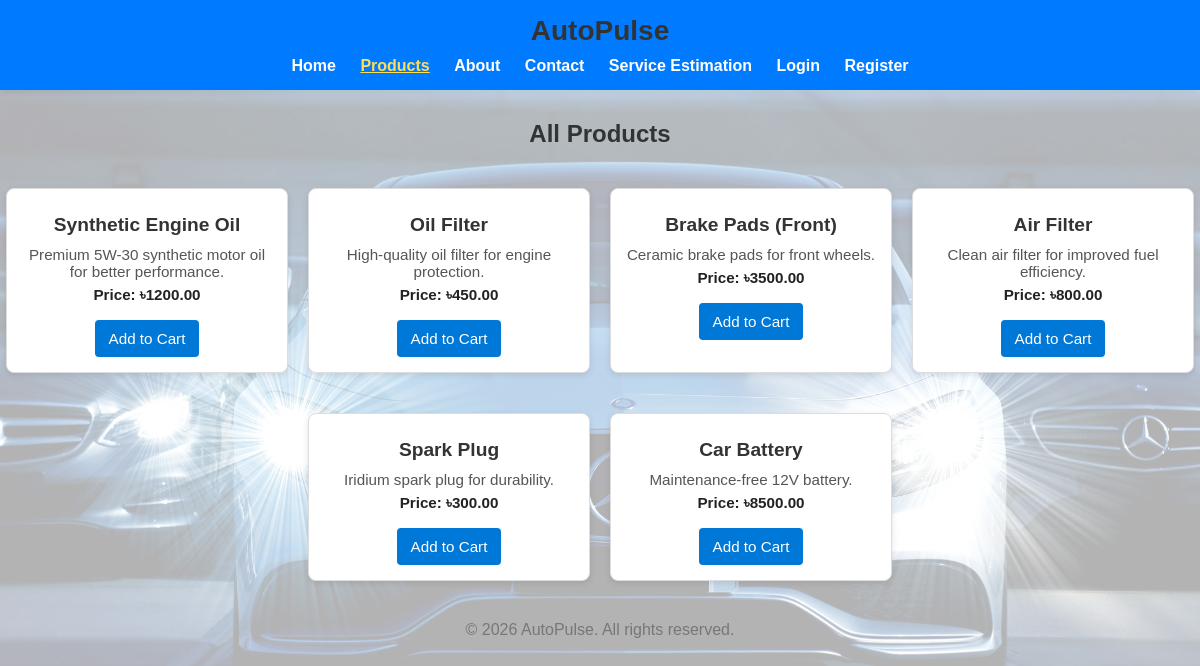
Screenshot of /Guest/public/index.php?page=products with the database file from the repository.
### tables this page shows
CREATE TABLE `parts` (
  `id` int(11) NOT NULL,
  `name` varchar(100) NOT NULL,
  `description` text DEFAULT NULL,
  `price` decimal(10,2) NOT NULL,
  `stock` int(11) DEFAULT 100,
  `image_url` varchar(255) DEFAULT NULL,
  `created_at` timestamp NOT NULL DEFAULT current_timestamp()
);

### Guest/app/controllers/ProductController.php (called while the page is built)
<?php
require_once __DIR__ . '/../models/PartsModel.php';
class ProductController
{
    public function index()
    {
        $model = new PartsModel();
        $products = $model->getAll();
        require_once __DIR__ . '/../views/products.php';
    }
}

### Guest/app/models/PartsModel.php (called while the page is built, shortened)
<?php
class PartsModel
{
    public function getAll()
    {
        $db = getDB();
        $stmt = $db->query('SELECT * FROM parts');
        return $stmt->fetchAll(PDO::FETCH_ASSOC);
    }
}

### Guest/app/views/products.php (the view, shortened to what this page needs)
<?php require_once 'header.php'; ?>
<link rel="stylesheet" href="<?php echo BASE_URL; ?>CSS/products.css">
<h2 style="text-align:center; margin-top:30px;">All Products</h2>
<div id="products">
    <?php foreach ($products as $product): ?>
        <div class="product">
            <h3><?php echo htmlspecialchars($product['name']); ?></h3>
            <p><?php echo htmlspecialchars($product['description']); ?></p>
            <p>Price: ৳<?php echo $product['price']; ?></p>
            <button onclick="addToCart(<?php echo $product['id']; ?>)">Add to Cart</button>
        </div>
    <?php endforeach; ?>
</div>
<?php require_once 'footer.php'; ?>

### Guest/public/CSS/style.css (style rules this page uses)
body { font-family: Arial, sans-serif; margin: 20px; }
h1, h2, h3 { color: #333; }
button { padding: 5px 10px; cursor: pointer; }
.product { border: 1px solid #ddd; padding: 10px; margin: 10px 0; }
body { margin: 0; font-family: Arial, sans-serif; background-color: #f8f9fa; }
body { margin: 0; font-family: Arial, sans-serif; background: url('../image/pexels-mikebirdy-120049.jpg') no-repeat center center fixed; background-size: cover; color: #333; }
body::before { content: ''; position: fixed; top: 0; left: 0; width: 100%; height: 100%; background: rgba(255, 255, 255, 0.7); z-index: -1; }
button { padding: 8px 12px; background-color: #007bff; color: white; border: none; border-radius: 6px; cursor: pointer; transition: background-color 0.3s; }

### Guest/public/CSS/products.css (style rules this page uses)
#products { display: flex; flex-wrap: wrap; gap: 20px; margin: 30px auto; max-width: 1200px; justify-content: center; }
.product { background: #fff; border: 1px solid #ddd; border-radius: 8px; width: 250px; padding: 15px; text-align: center; box-shadow: 0 2px 6px rgba(0,0,0,0.1); transition: transform 0.2s ease, box-shadow 0.2s ease; }
.product h3 { font-size: 1.2rem; margin: 10px 0; color: #333; }
.product p { font-size: 0.95rem; color: #555; margin: 6px 0; }
.product p:nth-of-type(2) { font-weight: bold; color: #222; }
.product button { background: #0078d7; color: #fff; border: none; padding: 10px 14px; border-radius: 4px; cursor: pointer; font-size: 0.95rem; margin-top: 10px; transition: background 0.2s ease; }

### rows the page displays
parts: name "Synthetic Engine Oil", description "Premium 5W-30 synthetic motor oil for better performance.", price "1200.00"
parts: name "Oil Filter", description "High-quality oil filter for engine protection.", price "450.00"
parts: name "Brake Pads (Front)", description "Ceramic brake pads for front wheels.", price "3500.00"
parts: name "Air Filter", description "Clean air filter for improved fuel efficiency.", price "800.00"
parts: name "Spark Plug", description "Iridium spark plug for durability.", price "300.00"
parts: name "Car Battery", description "Maintenance-free 12V battery.", price "8500.00"
